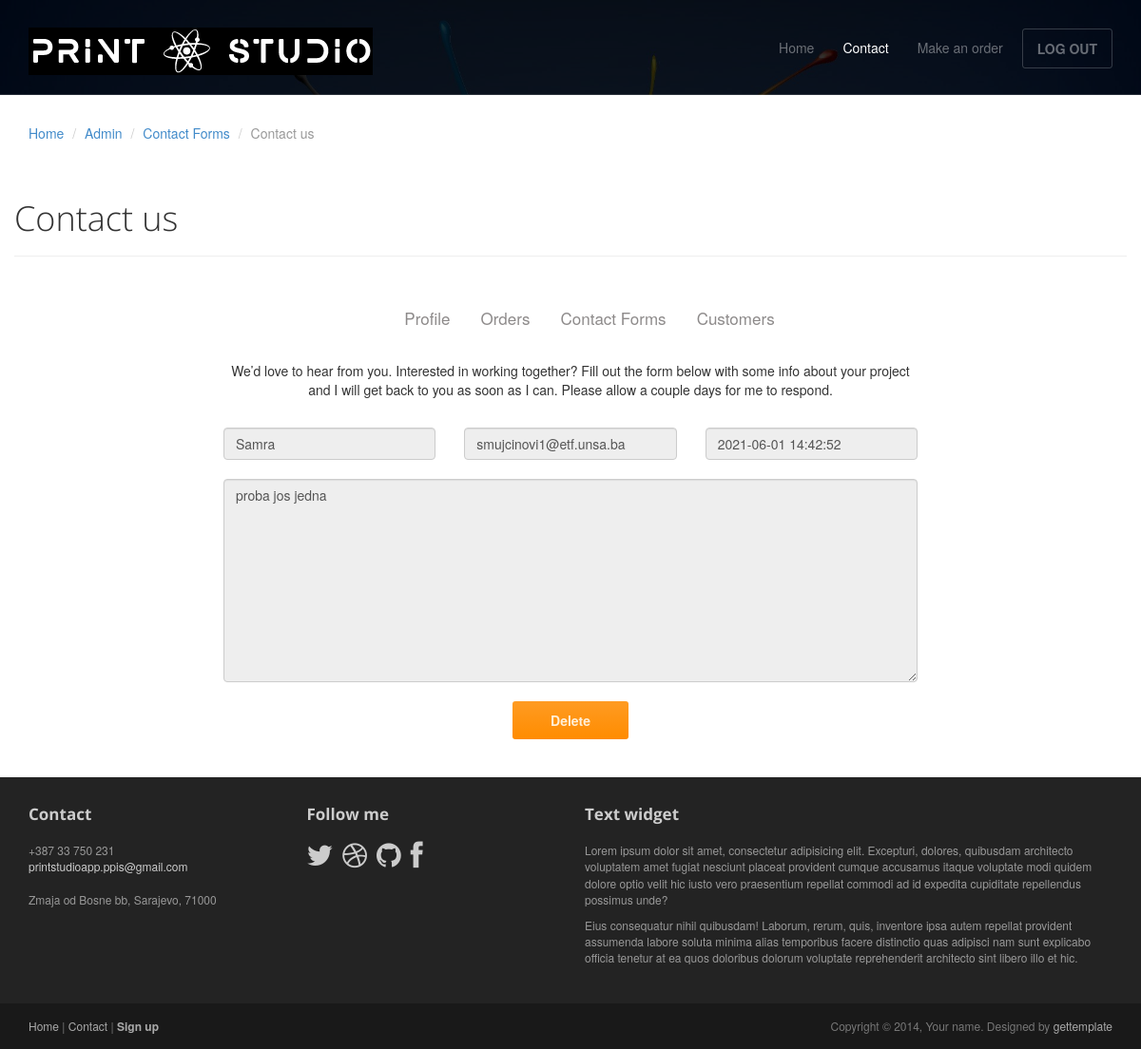
The page /viewContactDetails/41 (signed in) on the database its author committed.
### printStudioApp/models.py (models this page shows, shortened)
class ContactUsForm(models.Model):
    name = models.CharField(max_length=20)
    email = models.EmailField(unique=False)
    message = models.CharField(max_length=500)
    created_at = models.DateTimeField(auto_now_add=False, blank=True, null=True)

### printStudioApp/decorators.py (the view)
        def wrapper_func(request, *args, **kwargs):
            group = None
            if request.user.groups.exists():
                group = request.user.groups.all()[0].name
            if group in allowed_roles:
                return view_func(request, *args, **kwargs)
            else:
                return HttpResponse('You are not authorized to view this page')

### printStudioApp/forms.py
class ViewContactForm(ModelForm):
    name = forms.CharField(disabled = True)
    email = forms.EmailField(disabled=True)
    message = forms.CharField(widget=forms.Textarea,disabled=True)
    created_at = forms.DateTimeField(disabled=True)
    class Meta:
        model = ContactUsForm
        fields = ['name', 'email','message', 'created_at']
    def __init__(self, *args, **kwargs):
        super(ViewContactForm, self).__init__(*args, **kwargs)
        self.fields['name'].widget.attrs.update({'class': 'form-control'})
        self.fields['email'].widget.attrs.update({'class': 'form-control'})
        self.fields['message'].widget.attrs.update({'class': 'form-control'})
        self.fields['created_at'].widget.attrs.update({'class': 'form-control'})

### printStudioApp/templates/viewContactDetails.html (shortened to what this page needs)
{% load static %}
<!DOCTYPE html>
<html lang="en">
<head>
	<link rel="stylesheet" href={% static 'css/bootstrap.min.css' %}>
	<link rel="stylesheet" href={% static 'css/font-awesome.min.css' %}>
	<link rel="stylesheet" href={% static 'css/bootstrap-theme.css' %} media="screen" >
	<link rel="stylesheet" href={% static 'css/main.css' %}>
</head>
<body>
	<div class="navbar navbar-inverse navbar-fixed-top headroom" >
		<div class="container">
			<div class="navbar-header">
				<a class="navbar-brand" href={% url 'home' %}><img src={% static 'images/logo.png' %} alt="Progressus HTML5 template"></a>
			</div>
			<div class="navbar-collapse collapse">
				<ul class="nav navbar-nav pull-right">
					<li><a href={% url 'home' %}>Home</a></li>
					<li class="active"><a href={% url 'contactForm' %}>Contact</a></li>
					{% if request.user.is_authenticated %}
            			<li><a href={% url 'order' %}>Make an order</a></li>
						<li><a class="btn" href={% url 'logout' %}>LOG OUT</a></li>
					{% else %}
						<li><a href={% url 'login' %}>Make an order</a></li>
						<li><a class="btn" href={% url 'login' %}>SIGN IN / SIGN UP</a></li>
					{% endif %}
				</ul>
			</div>
		</div>
	</div>
	<header id="head" class="secondary"></header>
	<div class="container">
		<ol class="breadcrumb">
			<li><a href={% url 'home' %}>Home</a></li>
			{% if request.user.groups.all.0.name == "admin"%}
            <li><a href={% url 'userProfile' user.id  %}>Admin</a></li>
            {% else %}
            <li><a href={% url 'userProfile' user.id %}>Customer</a></li>
            {% endif %}
			<li><a href={% url 'listContactForms' %}>Contact Forms</a></li>
			<li class="active">Contact us</li>
		</ol>
		<div class="row">
			<br>
				<header class="page-header">
					<h1 class="page-title">Contact us</h1>
				</header>
				<br>
				<div class="topnav justify-content-center">
					<ul class="navbar-nav abs-center-x">
						<li class="nav-item">
							<a href={% url 'userProfile' user.id %}>Profile</a>
						</li>
						<li class="nav-item">
							<a class="onCenter" href={% url 'listOrders' %}>Orders</a>
						</li>
						<li class="nav-item">
							<a class="onCenter" href={% url 'listContactForms' %}>Contact Forms</a>
						</li>
						{% if request.user.groups.all.0.name == "admin"%}
						<li class="nav-item">
							<a class="onCenter" href={% url 'listCustomers' %}>Customers</a>
						</li>
						{% endif %}
					</ul>
				</div>
				<div class="container">
					<div class="col-sm-2 point-1">
					</div>
					<div class="col-sm-8 point-1">
					<br>
					<p>
					We’d love to hear from you. Interested in working together? Fill out the form below with some info about your project and I will get back to you as soon as I can. Please allow a couple days for me to respond.
					</p>
					<br>
					<form method="POST" action="">
						<div class="row">
							<div class="col-sm-4">
								{{form.name}}
							</div>
							<div class="col-sm-4">
								{{form.email}}
							</div>
							<div class="col-sm-4">
								{{form.created_at}}
							</div>
						</div>
						<br>
						<div class="row">
							<div class="col-sm-12">
								{{form.message}}
							</div>
						</div>
						<br>
						<div>
							{% if request.user.groups.all.0.name == "admin"%}
							  <input class="btn btn-action" type="submit" value="Delete">
							{% endif %}
						  </div>
					</form>
				</div>
			<div class="col-sm-2 point-1">
		</div>
	</div>
	</div>
	</div>
	<br>
	<br>
	<footer id="footer">
		<div class="footer1">
			<div class="container">
				<div class="row">
					<div class="col-md-3 widget">
						<h3 class="widget-title">Contact</h3>
						<div class="widget-body">
							<p>+387 33 750 231<br>
								<a href="mailto:#">printstudioapp.ppis@gmail.com</a><br>
								<br>
								Zmaja od Bosne bb, Sarajevo, 71000
							</p>
						</div>
					</div>
					<div class="col-md-3 widget">
						<h3 class="widget-title">Follow me</h3>
						<div class="widget-body">
							<p class="follow-me-icons clearfix">
								<a href=""><i class="fa fa-twitter fa-2"></i></a>
								<a href=""><i class="fa fa-dribbble fa-2"></i></a>
								<a href=""><i class="fa fa-github fa-2"></i></a>
								<a href=""><i class="fa fa-facebook fa-2"></i></a>
							</p>
						</div>
					</div>
					<div class="col-md-6 widget">
						<h3 class="widget-title">Text widget</h3>
						<div class="widget-body">
							<p>Lorem ipsum dolor sit amet, consectetur adipisicing elit. Excepturi, dolores, quibusdam architecto voluptatem amet fugiat nesciunt placeat provident cumque accusamus itaque voluptate modi quidem dolore optio velit hic iusto vero praesentium repellat commodi ad id expedita cupiditate repellendus possimus unde?</p>
							<p>Eius consequatur nihil quibusdam! Laborum, rerum, quis, inventore ipsa autem repellat provident assumenda labore soluta minima alias temporibus facere distinctio quas adipisci nam sunt explicabo officia tenetur at ea quos doloribus dolorum voluptate reprehenderit architecto sint libero illo et hic.</p>
						</div>
					</div>
				</div>
			</div>
		</div>
		<div class="footer2">
			<div class="container">
				<div class="row">
					<div class="col-md-6 widget">
						<div class="widget-body">
							<p class="simplenav">
								<a href="#">Home</a> |
								<a href={% url 'contactForm' %}>Contact</a> |
								<b><a href={% url 'register' %}>Sign up</a></b>
							</p>
						</div>
					</div>
					<div class="col-md-6 widget">
						<div class="widget-body">
							<p class="text-right">
								Copyright &copy; 2014, Your name. Designed by <a href="http://gettemplate.com/" rel="designer">gettemplate</a>
							</p>
						</div>
					</div>
				</div>
			</div>
		</div>
	</footer>
</body>
</html>

### static/css/main.css (style rules this page uses)
#head { background:#181015 url( /static/images/bg_header.jpg) no-repeat; background-size: cover; min-height:520px; text-align: center; padding-top:240px; color:white; font-family:"Open sans", Helvetica, Arial; font-weight:300; }
#head.secondary { height:100px; min-height: 100px; padding-top:0px; }
.headroom { -webkit-transition: all 0.4s ease-out; -moz-transition: all 0.4s ease-out; -o-transition: all 0.4s ease-out; transition: all 0.4s ease-out; }
h1, h2, h3, h4, h5, h6 { font-family:"Open sans", Helvetica, Arial; }
h1, .h1, h2, .h2, h3, .h3 { margin-top:30px; }
.page-title { margin-top:20px; font-weight:300; }
.breadcrumb { background:none; padding:0; margin:30px 0 0px 0; }
img { max-width:100%; }
.footer1 { background: #232323; padding: 30px 0 0 0; font-size: 12px; color: #999; }
.footer1 a { color: #ccc; }
.footer1 .widget { margin-bottom:30px; }
.footer1 .widget-title { font-size: 17px; font-weight: bold; color: #ccc; margin: 0 0 20px; }
.follow-me-icons { font-size:30px; }
.follow-me-icons i { float:left; margin:0 10px 0 0; }
.footer2 { background: #191919; padding: 15px 0; color: #777; font-size: 12px; }
.footer2 a { color: #aaa; }
.footer2 p { margin: 0; }

### printStudioApp/templates/viewContactDetails.html (style rules this page uses)
.topnav .navbar-nav { display: inline-block; float: none; vertical-align: top; }
.topnav { text-align: center; }
.topnav { overflow: hidden; background-color: white; }
.topnav a { float: left; color: #8d8a8a; text-align: center; padding: 14px 16px; text-decoration: none; font-size: 17px; }
.onCenter { margin: 0 auto; }
.nav-item { list-style-type: none; }
.point-1 { text-align: center; }

### rows shown on the page
ContactUsForm: name "Samra", email "smujcinovi1@etf.unsa.ba", created_at "2021-06-01 14:42:52", message "proba jos jedna"
